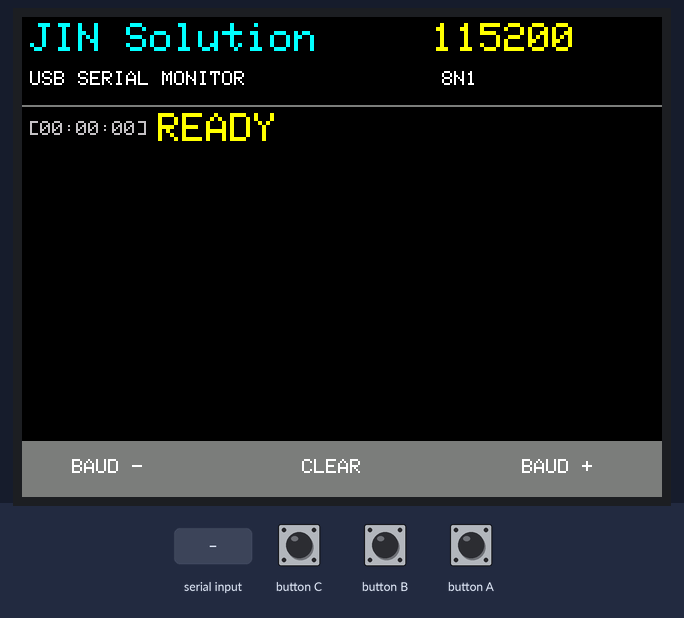
Recording of a sketch running on a simulated ESP32. On the bench: 320×240 colour display. The inputs (shaded band) are chosen by the test bench.

Above: at 1.5 s.
1.6 s: button C pressed for 0.15 s
At 2.2 s:
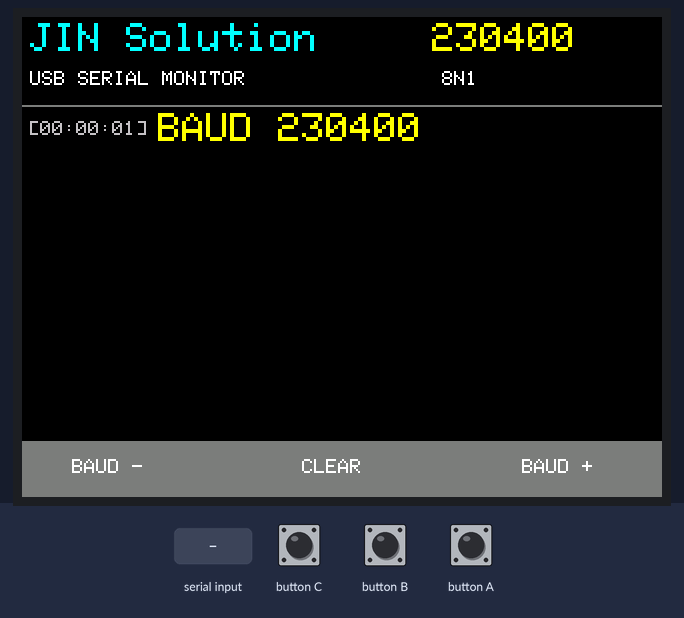
3.2 s: button B pressed for 0.15 s
At 3.8 s:
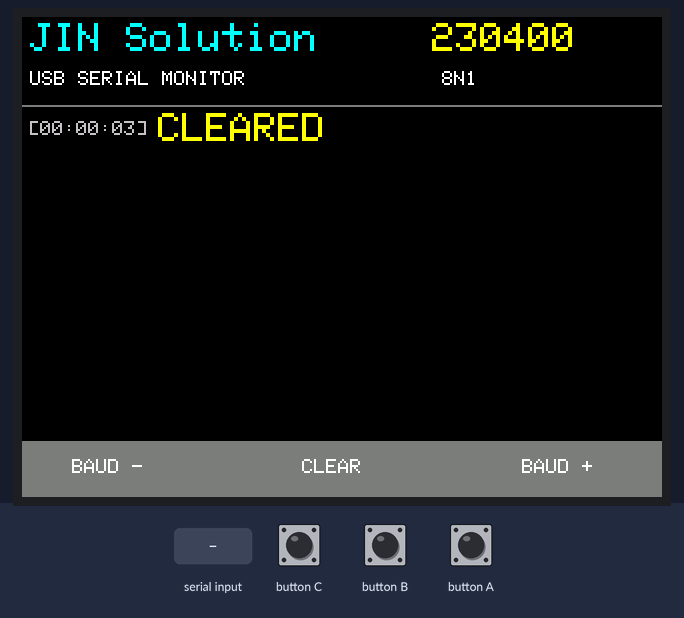
4.8 s: button A pressed for 0.15 s
At 5.8 s:
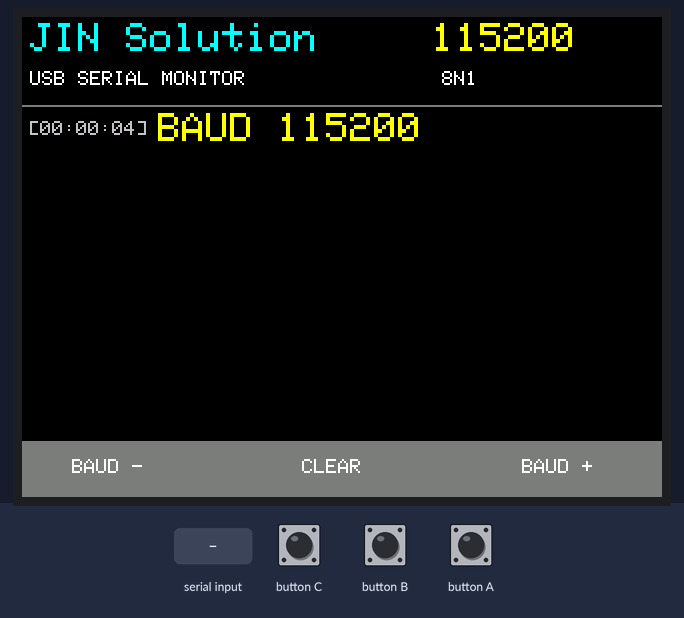
6.4 s: button C pressed for 1 s
At 7.0 s:
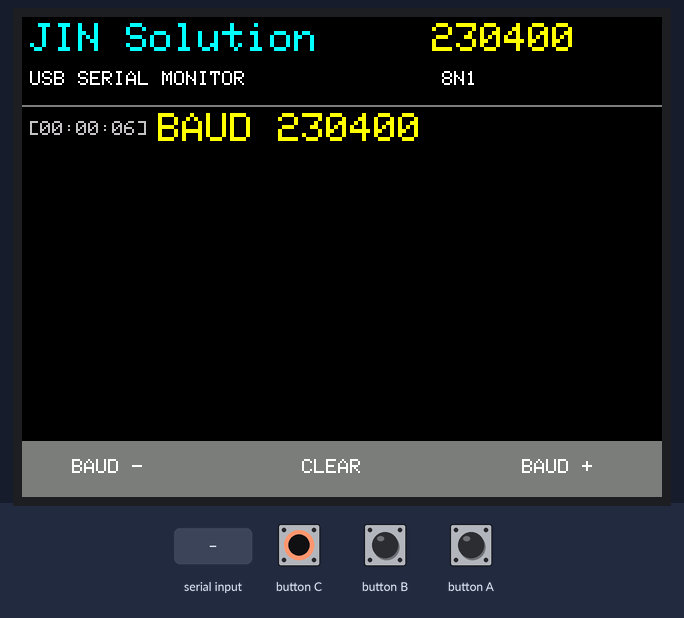
8.9 s: "1\n" received over Serial
At 9.7 s:
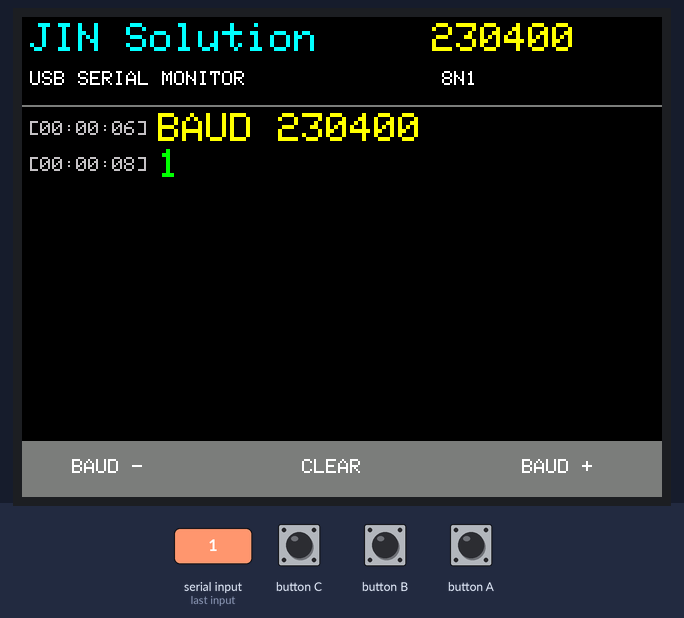
10.4 s: button B pressed for 1 s
At 10.41 s:
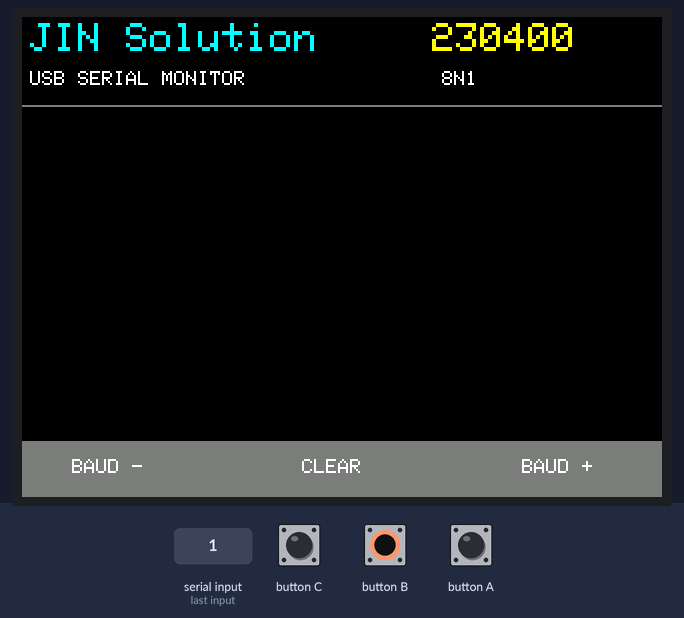
Timing chart, 0 to 13.4 s (numbered marks = the images above; inputs shaded):
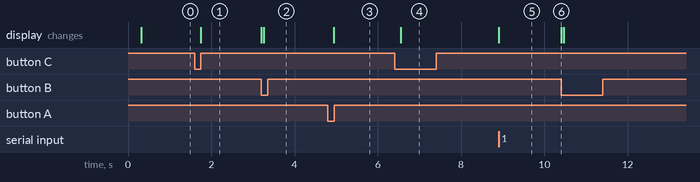

The sketch:

SerialTest.ino
```cpp
#include <M5Unified.h>

// =====================================================
// JIN Solution
// M5Stack BASIC USB Serial Monitor
// =====================================================

// =====================================================
// Baud Rate
// =====================================================

const uint32_t baudList[] = {
  9600,
  19200,
  38400,
  57600,
  115200,
  230400,
  460800,
  921600
};

const int BAUD_COUNT = sizeof(baudList) / sizeof(baudList[0]);

// Initial baud rate = 115200
int baudIndex = 4;

// =====================================================
// Display
// =====================================================

const int HEADER_H = 45;
const int FOOTER_H = 28;

// Receive text size
const int TEXT_SIZE = 2;

// Line height
const int LINE_HEIGHT = 18;

// Data starts after timestamp
const int DATA_X = 68;

int cursorX = DATA_X;
int cursorY = HEADER_H + 3;

bool newSerialLine = true;

// =====================================================
// Timestamp (elapsed time from startup)
// HH:MM:SS
// =====================================================

void getTimestamp(char *buffer)
{
  unsigned long totalSeconds = millis() / 1000;

  unsigned long hours = (totalSeconds / 3600) % 100;
  unsigned long minutes = (totalSeconds / 60) % 60;
  unsigned long seconds = totalSeconds % 60;

  sprintf(
    buffer,
    "%02lu:%02lu:%02lu",
    hours,
    minutes,
    seconds
  );
}

// =====================================================
// Header
// =====================================================

void drawHeader()
{
  M5.Display.fillRect(
    0,
    0,
    M5.Display.width(),
    HEADER_H,
    BLACK
  );

  M5.Display.setTextSize(2);
  M5.Display.setTextColor(CYAN, BLACK);
  M5.Display.setCursor(4, 3);
  M5.Display.print("JIN Solution");

  M5.Display.setTextColor(YELLOW, BLACK);
  M5.Display.setCursor(205, 3);
  M5.Display.printf("%lu", baudList[baudIndex]);

  M5.Display.setTextSize(1);
  M5.Display.setTextColor(WHITE, BLACK);
  M5.Display.setCursor(4, 27);
  M5.Display.print("USB SERIAL MONITOR");

  M5.Display.setCursor(210, 27);
  M5.Display.print("8N1");

  M5.Display.drawLine(
    0,
    HEADER_H - 1,
    M5.Display.width(),
    HEADER_H - 1,
    DARKGREY
  );
}

// =====================================================
// Footer
// =====================================================

void drawFooter()
{
  int y = M5.Display.height() - FOOTER_H;

  M5.Display.fillRect(
    0,
    y,
    M5.Display.width(),
    FOOTER_H,
    DARKGREY
  );

  M5.Display.setTextSize(1);
  M5.Display.setTextColor(WHITE, DARKGREY);

  M5.Display.setCursor(25, y + 9);
  M5.Display.print("BAUD -");

  M5.Display.setCursor(140, y + 9);
  M5.Display.print("CLEAR");

  M5.Display.setCursor(250, y + 9);
  M5.Display.print("BAUD +");
}

// =====================================================
// Terminal Clear
// =====================================================

void clearTerminal()
{
  M5.Display.fillRect(
    0,
    HEADER_H,
    M5.Display.width(),
    M5.Display.height() - HEADER_H - FOOTER_H,
    BLACK
  );

  cursorX = DATA_X;
  cursorY = HEADER_H + 3;
  newSerialLine = true;
}

// =====================================================
// Next line
// =====================================================

void nextLine()
{
  cursorY += LINE_HEIGHT;
  cursorX = DATA_X;

  int bottom = M5.Display.height() - FOOTER_H - LINE_HEIGHT;

  if (cursorY > bottom) {
    clearTerminal();
  }
}

// =====================================================
// Draw timestamp
// =====================================================

void drawTimestamp()
{
  char timestamp[16];
  getTimestamp(timestamp);

  M5.Display.setTextSize(1);
  M5.Display.setTextColor(LIGHTGREY, BLACK);
  M5.Display.setCursor(3, cursorY + 4);

  M5.Display.print("[");
  M5.Display.print(timestamp);
  M5.Display.print("]");

  cursorX = DATA_X;
  M5.Display.setCursor(cursorX, cursorY);
  newSerialLine = false;
}

// =====================================================
// Display received character
// =====================================================

void printSerialChar(char c)
{
  if (c == '\r') {
    return;
  }

  if (c == '\n') {
    nextLine();
    newSerialLine = true;
    return;
  }

  if (newSerialLine) {
    drawTimestamp();
  }

  M5.Display.setTextSize(TEXT_SIZE);
  M5.Display.setTextColor(GREEN, BLACK);
  M5.Display.setTextWrap(false);
  M5.Display.setCursor(cursorX, cursorY);
  M5.Display.print(c);

  cursorX = M5.Display.getCursorX();

  if (cursorX > M5.Display.width() - 13) {
    nextLine();
    newSerialLine = false;
    cursorX = DATA_X;
    M5.Display.setCursor(cursorX, cursorY);
  }
}

// =====================================================
// System message
// =====================================================

void printSystemMessage(const char *message)
{
  char timestamp[16];
  getTimestamp(timestamp);

  M5.Display.setTextSize(1);
  M5.Display.setTextColor(LIGHTGREY, BLACK);
  M5.Display.setCursor(3, cursorY + 4);
  M5.Display.printf("[%s]", timestamp);

  M5.Display.setTextSize(2);
  M5.Display.setTextColor(YELLOW, BLACK);
  M5.Display.setCursor(DATA_X, cursorY);
  M5.Display.print(message);

  nextLine();
  newSerialLine = true;
}

// =====================================================
// Baud Change
// =====================================================

void changeBaud(int newIndex)
{
  if (newIndex < 0) {
    newIndex = BAUD_COUNT - 1;
  }

  if (newIndex >= BAUD_COUNT) {
    newIndex = 0;
  }

  baudIndex = newIndex;

  Serial.flush();
  Serial.end();
  delay(50);
  Serial.begin(baudList[baudIndex]);

  clearTerminal();
  drawHeader();
  drawFooter();

  char message[32];
  sprintf(message, "BAUD %lu", baudList[baudIndex]);
  printSystemMessage(message);
}

// =====================================================
// Setup
// =====================================================

void setup()
{
  auto cfg = M5.config();
  M5.begin(cfg);

  M5.Display.setRotation(1);
  M5.Display.fillScreen(BLACK);

  Serial.begin(baudList[baudIndex]);

  drawHeader();
  drawFooter();
  clearTerminal();

  printSystemMessage("READY");
}

// =====================================================
// Loop
// =====================================================

void loop()
{
  M5.update();

  // Button A: baud down
  if (M5.BtnA.wasPressed()) {
    changeBaud(baudIndex - 1);
  }

  // Button B: clear
  if (M5.BtnB.wasPressed()) {
    clearTerminal();
    printSystemMessage("CLEARED");
  }

  // Button C: baud up
  if (M5.BtnC.wasPressed()) {
    changeBaud(baudIndex + 1);
  }

  // USB Serial RX
  while (Serial.available() > 0) {
    char c = Serial.read();
    printSerialChar(c);
  }

  delay(1);
}
```

Measured:
- after the input at 1.6 s, the display: changes after 0.15 s (image 1)
- after the input at 3.2 s, the display: first changes at once (image 2 shows a later state)
- after the input at 4.8 s, the display: changes after 0.15 s (image 3)
- after the input at 6.4 s, the display: changes after 0.15 s (image 4)
- after the input at 8.9 s, the display: changes at once (image 5)
- after the input at 10.4 s, the display: changes at once (image 6)
